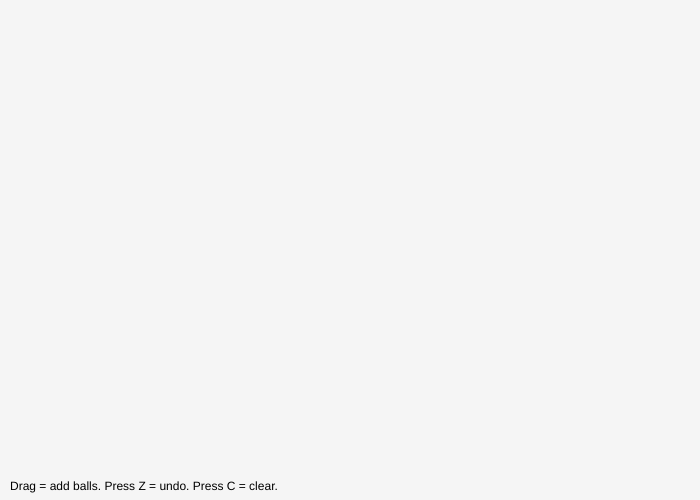
Frame 1 (no input)
Frame 60 (no input): identical to frame 1, image omitted
Frame 120 (the mouse pressed at the canvas centre since frame 60): identical to frame 1, image omitted

The p5.js sketch that drew this single still picture (run headless with seeded random() and noise() and a simulated clock; from frame 60 on, the mouse is pressed at the canvas centre):

// p5.js sketch
// ── sketch.js
let balls = [];

function setup() {
  createCanvas(700, 500);
}

function draw() {
  background(245);


  for (let b of balls) {
    b.update();
    b.display();
  }

  fill(0);
  textSize(12);
  text("Drag = add balls. Press Z = undo. Press C = clear.", 10, height - 10);
}

function mouseDragged() {
  // not too many per second
  if (frameCount % 2 === 0) balls.push(new Ball(mouseX, mouseY));
}

function keyPressed() {
  if (key === 'c' || key === 'C') balls = [];
  if (key === 'z' || key === 'Z') balls.pop();
}

class Ball {
  constructor(x, y) {
    this.x = x;
    this.y = y;

    this.r = random(10, 25);

    this.vx = random(-3, 3);
    this.vy = random(-3, 3);

    this.col = color(random(255), random(255), random(255), 180);
  }

  update() {
    this.x += this.vx;
    this.y += this.vy;

    
    if (this.x < this.r || this.x > width - this.r) this.vx *= -1;
    if (this.y < this.r || this.y > height - this.r) this.vy *= -1;

    
    this.vy += 0.03;
    this.vy *= 0.99;
  }

  display() {
    noStroke();
    fill(this.col);
    circle(this.x, this.y, this.r * 2);
  }
}
